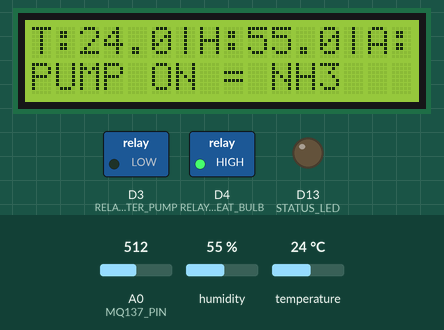
Simulated run of this sketch. Board: Arduino Uno R4 WiFi. On the bench: 16×2 character LCD, switched loads named in the sketch (green lamp = pin HIGH), output pins drawn as LEDs (lit = HIGH). Inputs (shaded band) come from the test bench; at power-on: A0 (MQ137_PIN) = 512, temperature 24 °C, humidity 55 %. WiFi joins after 1.5 s; servers stay silent unless stated; network time is answered at once with the bench clock; uploads are accepted with an empty reply; the local clock reads 2024-03-15 10:24:30 at power-on unless the sketch sets it; what the sketch prints to the serial monitor is not drawn.

Above: at 5.0 s.
5.1 s: A0 (MQ137_PIN) set to 113
15.6 s: A0 (MQ137_PIN) set to 93
At 25.0 s:
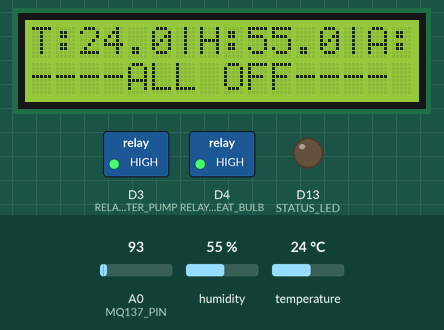
25.9 s: temperature set to 15.4 °C
At 35.8 s:
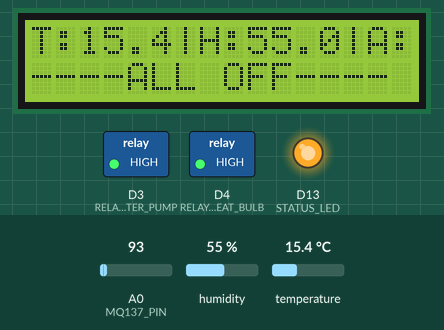
36.1 s: temperature set to 14.3 °C
At 45.8 s:
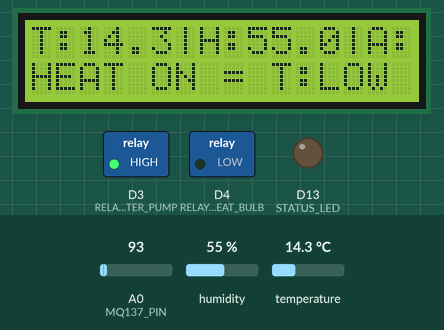
46.4 s: temperature set to 33 °C
At 55.6 s:
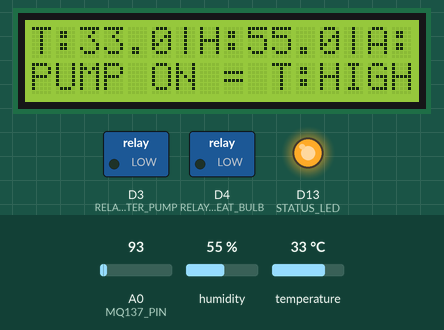
56.7 s: temperature set to 30.5 °C
At 66.7 s:
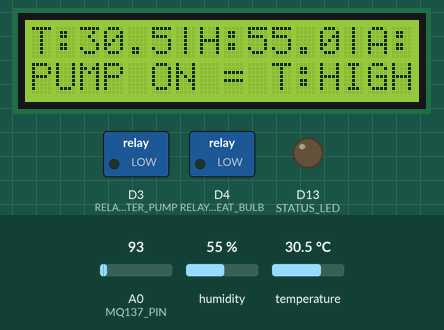
67.0 s: temperature set to 29.3 °C
At 76.5 s:
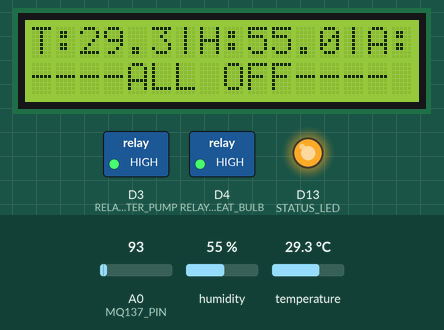
Timing chart, 0 to 78.0 s (numbered marks = the images above; inputs shaded):
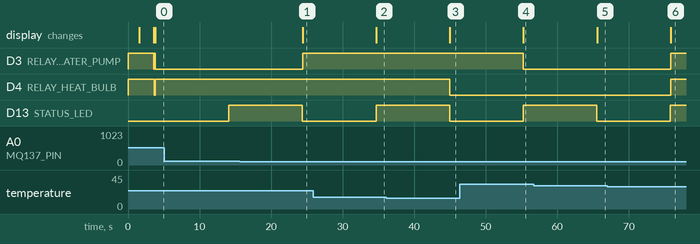

The sketch:

swift_swine_monitor.ino
```cpp
/*
 * SWIFT IoT System - Arduino UNO R4 WiFi Code
 *
 * Swine Farm Environment Monitoring Device
 *
 * Components:
 * - Arduino UNO R4 WIFI
 * - DHT22 Temperature and Humidity Sensor
 * - MQ137 Ammonia Gas Sensor
 * - LCD Display (16x2)
 * - 8 Channel Relay Module
 *
 * Features:
 * - Real-time environmental monitoring
 * - Automatic device control based on thresholds
 * - WiFi connectivity with static IP
 * - Component health monitoring
 * - Data transmission to web application
 *
 * @version 2.0
 * @author SWIFT Development Team
 * @since 2024
 */

// Include required libraries
#include <WiFiS3.h>
#include <LiquidCrystal.h>
#include <DHT.h>
#include <ArduinoJson.h>
#include <NTPClient.h>
#include <WiFiUdp.h>

// Pin Definitions
#define DHT_PIN 2
#define MQ137_PIN A0
#define LCD_RS 7
#define LCD_EN 8
#define LCD_D4 9
#define LCD_D5 10
#define LCD_D6 11
#define LCD_D7 12
#define RELAY_WATER_PUMP 3
#define RELAY_HEAT_BULB 4
#define STATUS_LED 13

// Sensor Types
#define DHT_TYPE DHT22

// WiFi Configuration
const char* ssid = "YOUR_WIFI_SSID";           // Change to your WiFi SSID
const char* password = "YOUR_WIFI_PASSWORD";   // Change to your WiFi password

// Static IP Configuration
IPAddress local_IP(192, 168, 1, 100);         // Device static IP
IPAddress gateway(192, 168, 1, 1);             // Router IP
IPAddress subnet(255, 255, 255, 0);            // Subnet mask
IPAddress primaryDNS(8, 8, 8, 8);              // Primary DNS
IPAddress secondaryDNS(8, 8, 4, 4);            // Secondary DNS

// Web Server Configuration
const char* serverHost = "192.168.1.50";  // Change to your server IP or domain
const char* serverPath = "/php/api/v1/sensor_data.php";
const int serverPort = 443;  // HTTPS port
const bool useHTTPS = true;  // Set to true for HTTPS

// Environmental Thresholds (Philippines-specific for swine farming)
const float TEMP_HIGH_THRESHOLD = 30.0;        // Celsius - Trigger water sprinkler
const float TEMP_LOW_THRESHOLD = 15.0;         // Celsius - Trigger heat bulb
const float AMMONIA_HIGH_THRESHOLD = 50.0;     // ppm - Trigger water sprinkler
const float HUMIDITY_HIGH_THRESHOLD = 80.0;    // Percentage
const float HUMIDITY_LOW_THRESHOLD = 50.0;     // Percentage

// Timing Configuration
const unsigned long SENSOR_READ_INTERVAL = 2000;    // Read sensors every 2 seconds
const unsigned long DATA_SEND_INTERVAL = 1000;       // Send data every 1 second
const unsigned long COMPONENT_CHECK_INTERVAL = 2000; // Component check every 2 seconds
const unsigned long DEVICE_TIMEOUT = 300000;         // 5 minutes timeout

// Global Variables
WiFiClient client;
WiFiSSLClient sslClient;
LiquidCrystal lcd(LCD_RS, LCD_EN, LCD_D4, LCD_D5, LCD_D6, LCD_D7);
DHT dht(DHT_PIN, DHT_TYPE);
WiFiUDP ntpUDP;
NTPClient timeClient(ntpUDP, "pool.ntp.org", 28800, 60000); // UTC+8 for Philippines

// System State Variables
struct SystemState {
  float temperature = 0.0;
  float humidity = 0.0;
  float ammoniaLevel = 0.0;
  bool waterPumpStatus = false;
  bool heatBulbStatus = false;
  bool wifiConnected = false;
  bool componentsOK = true;
  unsigned long lastSensorRead = 0;
  unsigned long lastDataSend = 0;
  unsigned long lastComponentCheck = 0;
  unsigned long lastWifiCheck = 0;
  String currentTime = "";
  String deviceStatus = "INITIALIZING";
} systemState;

// Component Status
struct ComponentStatus {
  bool dhtSensor = false;
  bool mq137Sensor = false;
  bool lcdDisplay = false;
  bool relayModule = false;
  bool sdCard = false;
  bool rtcModule = false;
} componentStatus;

// Function Prototypes
void initializeSystem();
void connectToWiFi();
void configureStaticIP();
void initializeComponents();
void performComponentCheck();
void readSensors();
void processEnvironmentalData();
void controlDevices();
void updateLCDDisplay();
void sendDataToServer();
void sendHTTPSData();
void sendHTTPData();
void handleWiFiConnection();
void updateSystemTime();
String getCurrentTimestamp();
void displaySystemStatus();
void blinkStatusLED();
void emergencyShutdown();
void configureSSL();

void setup() {
  // Initialize serial communication
  Serial.begin(115200);
  Serial.println("SWIFT IoT System - Swine Farm Monitor");
  Serial.println("Initializing system...");

  // Initialize system
  initializeSystem();

  // Connect to WiFi
  connectToWiFi();

  // Configure static IP
  configureStaticIP();

  // Initialize components
  initializeComponents();

  // Perform initial component check
  performComponentCheck();

  // Initialize NTP client
  timeClient.begin();
  timeClient.update();

  // Configure SSL for HTTPS
  if (useHTTPS) {
    configureSSL();
  }

  // Set initial device status
  systemState.deviceStatus = "READY";

  Serial.println("System initialization complete!");
  Serial.println("Device IP: " + WiFi.localIP().toString());
  Serial.println("HTTPS Mode: " + String(useHTTPS ? "ENABLED" : "DISABLED"));
}

void loop() {
  unsigned long currentTime = millis();

  // Handle WiFi connection
  handleWiFiConnection();

  // Update system time
  updateSystemTime();

  // Read sensors every 2 seconds
  if (currentTime - systemState.lastSensorRead >= SENSOR_READ_INTERVAL) {
    readSensors();
    processEnvironmentalData();
    controlDevices();
    updateLCDDisplay();
    systemState.lastSensorRead = currentTime;
  }

  // Send data to server every 1 second
  if (currentTime - systemState.lastDataSend >= DATA_SEND_INTERVAL) {
    if (systemState.wifiConnected) {
      sendDataToServer();
    }
    systemState.lastDataSend = currentTime;
  }

  // Perform component check every 2 seconds
  if (currentTime - systemState.lastComponentCheck >= COMPONENT_CHECK_INTERVAL) {
    performComponentCheck();
    systemState.lastComponentCheck = currentTime;
  }

  // Blink status LED
  blinkStatusLED();

  // Small delay to prevent watchdog issues
  delay(10);
}

void initializeSystem() {
  // Initialize status LED
  pinMode(STATUS_LED, OUTPUT);
  digitalWrite(STATUS_LED, LOW);

  // Initialize relay pins
  pinMode(RELAY_WATER_PUMP, OUTPUT);
  pinMode(RELAY_HEAT_BULB, OUTPUT);

  // Turn off all relays initially
  digitalWrite(RELAY_WATER_PUMP, HIGH);  // Relay modules are active LOW
  digitalWrite(RELAY_HEAT_BULB, HIGH);

  // Initialize LCD
  lcd.begin(16, 2);
  lcd.clear();
  lcd.setCursor(0, 0);
  lcd.print("SWIFT IoT System");
  lcd.setCursor(0, 1);
  lcd.print("Initializing...");

  // Initialize DHT sensor
  dht.begin();

  Serial.println("Hardware initialization complete");
}

void connectToWiFi() {
  Serial.println("Connecting to WiFi...");
  lcd.clear();
  lcd.setCursor(0, 0);
  lcd.print("Connecting WiFi");

  WiFi.begin(ssid, password);

  int attempts = 0;
  while (WiFi.status() != WL_CONNECTED && attempts < 20) {
    delay(500);
    Serial.print(".");
    lcd.setCursor(0, 1);
    lcd.print("Attempt: " + String(attempts + 1));
    attempts++;
  }

  if (WiFi.status() == WL_CONNECTED) {
    systemState.wifiConnected = true;
    Serial.println();
    Serial.println("WiFi connected!");
    Serial.println("IP address: " + WiFi.localIP().toString());

    lcd.clear();
    lcd.setCursor(0, 0);
    lcd.print("WiFi Connected");
    lcd.setCursor(0, 1);
    lcd.print("IP: " + WiFi.localIP().toString());
    delay(2000);
  } else {
    systemState.wifiConnected = false;
    Serial.println();
    Serial.println("WiFi connection failed!");

    lcd.clear();
    lcd.setCursor(0, 0);
    lcd.print("WiFi Failed");
    lcd.setCursor(0, 1);
    lcd.print("Retrying...");
  }
}

void configureStaticIP() {
  if (systemState.wifiConnected) {
    Serial.println("Configuring static IP...");

    // Arduino UNO R4 WiFi WiFiS3 library uses different config signature
    WiFi.config(local_IP, primaryDNS, gateway, subnet);
    Serial.println("Static IP configured");
    Serial.println("Device IP: " + WiFi.localIP().toString());
  }
}

void initializeComponents() {
  Serial.println("Initializing components...");

  // Test DHT sensor
  float testTemp = dht.readTemperature();
  float testHumidity = dht.readHumidity();
  componentStatus.dhtSensor = (!isnan(testTemp) && !isnan(testHumidity));

  // Test MQ137 sensor
  int testAmmonia = analogRead(MQ137_PIN);
  componentStatus.mq137Sensor = (testAmmonia > 0 && testAmmonia < 1024);

  // Test LCD display
  lcd.clear();
  lcd.setCursor(0, 0);
  lcd.print("LCD Test");
  componentStatus.lcdDisplay = true;

  // Test relay module
  digitalWrite(RELAY_WATER_PUMP, LOW);
  delay(100);
  digitalWrite(RELAY_WATER_PUMP, HIGH);
  digitalWrite(RELAY_HEAT_BULB, LOW);
  delay(100);
  digitalWrite(RELAY_HEAT_BULB, HIGH);
  componentStatus.relayModule = true;

  // SD Card and RTC are not physically present, so mark as false
  componentStatus.sdCard = false;
  componentStatus.rtcModule = false;

  Serial.println("Component initialization complete");
}

void performComponentCheck() {
  // Check DHT sensor
  float temp = dht.readTemperature();
  float humidity = dht.readHumidity();
  componentStatus.dhtSensor = (!isnan(temp) && !isnan(humidity));

  // Check MQ137 sensor
  int ammoniaReading = analogRead(MQ137_PIN);
  componentStatus.mq137Sensor = (ammoniaReading > 0 && ammoniaReading < 1024);

  // Check overall component status
  systemState.componentsOK = componentStatus.dhtSensor &&
                            componentStatus.mq137Sensor &&
                            componentStatus.lcdDisplay &&
                            componentStatus.relayModule;

  if (!systemState.componentsOK) {
    Serial.println("Component check failed!");
    systemState.deviceStatus = "COMPONENT_ERROR";
  } else {
    systemState.deviceStatus = "ACTIVE";
  }
}

void readSensors() {
  // Read temperature and humidity
  systemState.temperature = dht.readTemperature();
  systemState.humidity = dht.readHumidity();

  // Read ammonia level (convert analog reading to ppm)
  int analogReading = analogRead(MQ137_PIN);
  // Convert analog reading to voltage (0-5V)
  float voltage = analogReading * (5.0 / 1023.0);
  // Convert voltage to ppm (this is a simplified conversion - calibrate for your specific sensor)
  systemState.ammoniaLevel = voltage * 100.0; // Rough conversion factor

  // Validate readings
  if (isnan(systemState.temperature) || isnan(systemState.humidity)) {
    systemState.temperature = 0.0;
    systemState.humidity = 0.0;
  }

  Serial.println("Sensor Readings:");
  Serial.println("Temperature: " + String(systemState.temperature) + "°C");
  Serial.println("Humidity: " + String(systemState.humidity) + "%");
  Serial.println("Ammonia: " + String(systemState.ammoniaLevel) + " ppm");
}

void processEnvironmentalData() {
  // Process temperature data
  if (systemState.temperature > TEMP_HIGH_THRESHOLD) {
    systemState.waterPumpStatus = true;
    Serial.println("Temperature HIGH - Water sprinkler activated");
  } else if (systemState.temperature < TEMP_LOW_THRESHOLD) {
    systemState.heatBulbStatus = true;
    Serial.println("Temperature LOW - Heat bulb activated");
  }

  // Process ammonia data
  if (systemState.ammoniaLevel > AMMONIA_HIGH_THRESHOLD) {
    systemState.waterPumpStatus = true;
    Serial.println("Ammonia HIGH - Water sprinkler activated");
  }

  // Turn off devices when conditions are normal
  if (systemState.temperature >= TEMP_LOW_THRESHOLD &&
      systemState.temperature <= TEMP_HIGH_THRESHOLD &&
      systemState.ammoniaLevel <= AMMONIA_HIGH_THRESHOLD) {
    systemState.waterPumpStatus = false;
    systemState.heatBulbStatus = false;
  }
}

void controlDevices() {
  // Control water pump relay
  if (systemState.waterPumpStatus) {
    digitalWrite(RELAY_WATER_PUMP, LOW);  // Activate relay
  } else {
    digitalWrite(RELAY_WATER_PUMP, HIGH); // Deactivate relay
  }

  // Control heat bulb relay
  if (systemState.heatBulbStatus) {
    digitalWrite(RELAY_HEAT_BULB, LOW);   // Activate relay
  } else {
    digitalWrite(RELAY_HEAT_BULB, HIGH);  // Deactivate relay
  }
}

void updateLCDDisplay() {
  lcd.clear();

  // First row: Sensor readings
  lcd.setCursor(0, 0);
  lcd.print("T:" + String(systemState.temperature, 1) +
            "|H:" + String(systemState.humidity, 1) +
            "|A:" + String(systemState.ammoniaLevel, 1));

  // Second row: Device status
  lcd.setCursor(0, 1);
  if (!systemState.waterPumpStatus && !systemState.heatBulbStatus) {
    lcd.print("----ALL OFF----");
  } else if (systemState.waterPumpStatus && systemState.temperature > TEMP_HIGH_THRESHOLD) {
    lcd.print("PUMP ON = T:HIGH");
  } else if (systemState.waterPumpStatus && systemState.ammoniaLevel > AMMONIA_HIGH_THRESHOLD) {
    lcd.print("PUMP ON = NH3");
  } else if (systemState.heatBulbStatus && systemState.temperature < TEMP_LOW_THRESHOLD) {
    lcd.print("HEAT ON = T:LOW");
  } else {
    lcd.print("SYSTEM ACTIVE");
  }
}

void sendDataToServer() {
  if (!systemState.wifiConnected) {
    return;
  }

  if (useHTTPS) {
    sendHTTPSData();
  } else {
    sendHTTPData();
  }
}

void sendHTTPSData() {
  // Create JSON payload
  StaticJsonDocument<512> doc;
  doc["device_id"] = 1;  // Change this to your device ID
  doc["timestamp"] = getCurrentTimestamp();
  doc["temperature"] = systemState.temperature;
  doc["humidity"] = systemState.humidity;
  doc["ammonia_level"] = systemState.ammoniaLevel;
  doc["water_sprinkler_status"] = systemState.waterPumpStatus ? "on" : "off";
  doc["heat_bulb_status"] = systemState.heatBulbStatus ? "on" : "off";
  doc["device_status"] = systemState.deviceStatus;
  doc["components_ok"] = systemState.componentsOK;

  // Serialize JSON
  String jsonString;
  serializeJson(doc, jsonString);

  Serial.println("Sending HTTPS data...");
  Serial.println("JSON: " + jsonString);

  // Send HTTPS POST request using WiFiSSLClient
  if (sslClient.connect(serverHost, serverPort)) {
    Serial.println("HTTPS connection established");

    // Send HTTP headers
    sslClient.println("POST " + String(serverPath) + " HTTP/1.1");
    sslClient.println("Host: " + String(serverHost));
    sslClient.println("Content-Type: application/json");
    sslClient.println("Content-Length: " + String(jsonString.length()));
    sslClient.println("Connection: close");
    sslClient.println("User-Agent: SWIFT-IoT-Device/2.0");
    sslClient.println();
    sslClient.println(jsonString);

    // Wait for response
    unsigned long timeout = millis();
    while (sslClient.connected() && millis() - timeout < 10000) {
      if (sslClient.available()) {
        String response = sslClient.readString();
        Serial.println("HTTPS Server response: " + response);
        break;
      }
    }

    sslClient.stop();
    Serial.println("HTTPS data sent successfully");
  } else {
    Serial.println("Failed to establish HTTPS connection");
    Serial.println("Server: " + String(serverHost) + ":" + String(serverPort));
  }
}

void sendHTTPData() {
  // Create JSON payload
  StaticJsonDocument<512> doc;
  doc["device_id"] = 1;  // Change this to your device ID
  doc["timestamp"] = getCurrentTimestamp();
  doc["temperature"] = systemState.temperature;
  doc["humidity"] = systemState.humidity;
  doc["ammonia_level"] = systemState.ammoniaLevel;
  doc["water_sprinkler_status"] = systemState.waterPumpStatus ? "on" : "off";
  doc["heat_bulb_status"] = systemState.heatBulbStatus ? "on" : "off";
  doc["device_status"] = systemState.deviceStatus;
  doc["components_ok"] = systemState.componentsOK;

  // Serialize JSON
  String jsonString;
  serializeJson(doc, jsonString);

  Serial.println("Sending HTTP data...");

  // Send HTTP POST request
  if (client.connect(serverHost, 80)) {  // HTTP uses port 80
    client.println("POST " + String(serverPath) + " HTTP/1.1");
    client.println("Host: " + String(serverHost));
    client.println("Content-Type: application/json");
    client.println("Content-Length: " + String(jsonString.length()));
    client.println("Connection: close");
    client.println("User-Agent: SWIFT-IoT-Device/2.0");
    client.println();
    client.println(jsonString);

    // Wait for response
    unsigned long timeout = millis();
    while (client.connected() && millis() - timeout < 5000) {
      if (client.available()) {
        String response = client.readString();
        Serial.println("HTTP Server response: " + response);
        break;
      }
    }

    client.stop();
    Serial.println("HTTP data sent successfully");
  } else {
    Serial.println("Failed to connect to HTTP server");
  }
}

void handleWiFiConnection() {
  unsigned long currentTime = millis();

  // Check WiFi connection every 30 seconds
  if (currentTime - systemState.lastWifiCheck >= 30000) {
    if (WiFi.status() != WL_CONNECTED) {
      systemState.wifiConnected = false;
      Serial.println("WiFi disconnected, attempting to reconnect...");
      connectToWiFi();
    } else {
      systemState.wifiConnected = true;
    }
    systemState.lastWifiCheck = currentTime;
  }
}

void updateSystemTime() {
  if (systemState.wifiConnected) {
    timeClient.update();
    systemState.currentTime = timeClient.getFormattedTime();
  }
}

String getCurrentTimestamp() {
  if (systemState.wifiConnected && timeClient.isTimeSet()) {
    // NTPClient doesn't have getFormattedDate(), so we'll create our own timestamp
    String timestamp = String(timeClient.getEpochTime());
    return "2024-01-01 " + timeClient.getFormattedTime(); // Simplified timestamp
  } else {
    return "1970-01-01 00:00:00";
  }
}

void displaySystemStatus() {
  Serial.println("=== SYSTEM STATUS ===");
  Serial.println("WiFi Connected: " + String(systemState.wifiConnected ? "YES" : "NO"));
  Serial.println("Device Status: " + systemState.deviceStatus);
  Serial.println("Components OK: " + String(systemState.componentsOK ? "YES" : "NO"));
  Serial.println("Temperature: " + String(systemState.temperature) + "°C");
  Serial.println("Humidity: " + String(systemState.humidity) + "%");
  Serial.println("Ammonia: " + String(systemState.ammoniaLevel) + " ppm");
  Serial.println("Water Pump: " + String(systemState.waterPumpStatus ? "ON" : "OFF"));
  Serial.println("Heat Bulb: " + String(systemState.heatBulbStatus ? "ON" : "OFF"));
  Serial.println("===================");
}

void blinkStatusLED() {
  static unsigned long lastBlink = 0;
  static bool ledState = false;

  unsigned long currentTime = millis();

  if (currentTime - lastBlink >= 1000) {  // Blink every second
    ledState = !ledState;
    digitalWrite(STATUS_LED, ledState);
    lastBlink = currentTime;
  }
}

void configureSSL() {
  Serial.println("Configuring SSL/TLS for HTTPS...");

  // WiFiSSLClient handles SSL/TLS automatically
  // For self-signed certificates, you may need to set insecure mode
  // sslClient.setInsecure(); // Uncomment if using self-signed certificates

  // Set timeout for SSL operations
  sslClient.setTimeout(10000);  // 10 seconds timeout

  Serial.println("SSL/TLS configuration complete");
  Serial.println("Note: Using secure HTTPS connection");
}

void emergencyShutdown() {
  Serial.println("EMERGENCY SHUTDOWN INITIATED!");

  // Turn off all relays
  digitalWrite(RELAY_WATER_PUMP, HIGH);
  digitalWrite(RELAY_HEAT_BULB, HIGH);

  // Update LCD
  lcd.clear();
  lcd.setCursor(0, 0);
  lcd.print("EMERGENCY STOP");
  lcd.setCursor(0, 1);
  lcd.print("SYSTEM OFFLINE");

  // Flash LED rapidly
  for (int i = 0; i < 10; i++) {
    digitalWrite(STATUS_LED, HIGH);
    delay(100);
    digitalWrite(STATUS_LED, LOW);
    delay(100);
  }

  // Stop execution
  while (true) {
    delay(1000);
  }
}
```

Measured:
- the behaviour switches between 103 and 102 on A0 (MQ137_PIN) (found by bisection; images 0 and 1)
- the behaviour switches between 15 and 14.9 °C on temperature (found by bisection; images 2 and 3)
- the behaviour switches between 30.1 and 30 °C on temperature (found by bisection; images 5 and 6)
- after the input at 15.6 s, D3 (RELAY_WATER_PUMP): LOW → HIGH after 8.8 s; the display: changes after 8.8 s (image 1)
- after the input at 25.9 s, the display: changes after 8.8 s (image 2)
- after the input at 36.1 s, D4 (RELAY_HEAT_BULB): HIGH → LOW after 8.9 s; the display: changes after 8.9 s (image 3)
- after the input at 46.4 s, D3 (RELAY_WATER_PUMP): HIGH → LOW after 8.9 s; the display: changes after 8.9 s (image 4)
- after the input at 56.7 s, the display: changes after 8.9 s (image 5)
- after the input at 67.0 s, D3 (RELAY_WATER_PUMP), D4 (RELAY_HEAT_BULB): LOW → HIGH after 8.8 s; the display: changes after 8.9 s (image 6)
